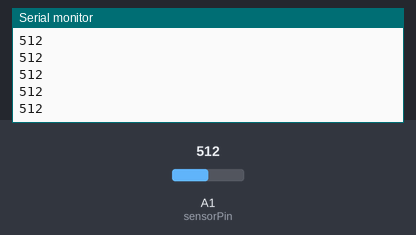
Recording of a sketch running on a simulated Arduino Uno, built with avr-gcc and run on an emulated ATmega328P. On the bench: the last lines printed to the serial monitor. The inputs (shaded band) are chosen by the test bench; at power-on: A1 (sensorPin) = 512.

Above: at 1.2 s.
1.3 s: A1 (sensorPin) set to 716
At 1.8 s:
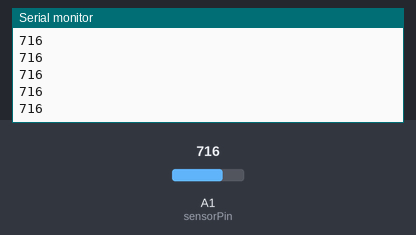
2.8 s: A1 (sensorPin) set to 900
At 3.8 s:
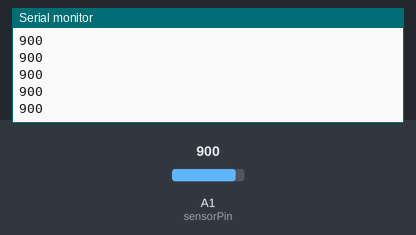
Timing chart, 0 to 5.8 s (numbered marks = the images above; inputs shaded):
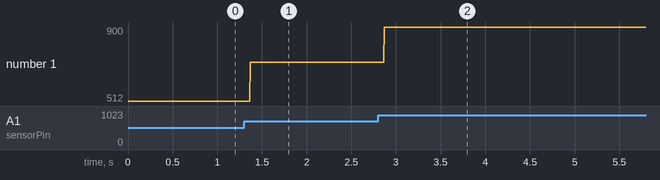

Measured:
- after the input at 1.3 s, the serial monitor: prints a new line after 0.07 s (image 1)
- after the input at 2.8 s, the serial monitor: prints a new line after 0.07 s (image 2)
- plotted number 1: 512 → 716 after the input at 1.3 s, 716 → 900 after the input at 2.8 s

The sketch:

lab_1.ino
```cpp
// 1) Board manager
// 2) add a board
// 3) go to file > preferences > Additional Boards manager urls add "https://adafruit.github.io/arduino-board-index/package_adafruit_index.json"
// 4) Then go to board manager and install adafruit SAMD
// 5) Switch board to Adafruit Metro M4

const int sensorPin = A1; // Analog pin for IR sensor
int sensorValue;
float distance;

void setup() {
  Serial.begin(9600);
}

float getDistance(int Vout) {
  // Setup transfer function
  float k = 13.0; // Multiplier value for transfer function
  float n = 1.0; // Negative exponential decay rate

  // Convert the analog reading to voltage (in volts)
  float voltage = Vout * (5.0 / 1023.0); // 5V Arduino

  // Calculate distance using the formula from the datasheet
  float distance = 13 * pow(Vout, -1.0);

  return distance;
}

void serialFlush(){
  while(Serial.available() > 0) {
    char t = Serial.read();
  }
}

void loop() {
  serialFlush();
  sensorValue = analogRead(sensorPin);
  distance = getDistance(sensorValue);
//  Serial.print("S:"); // Start of distance data marker
  Serial.println(sensorValue);
}
```
